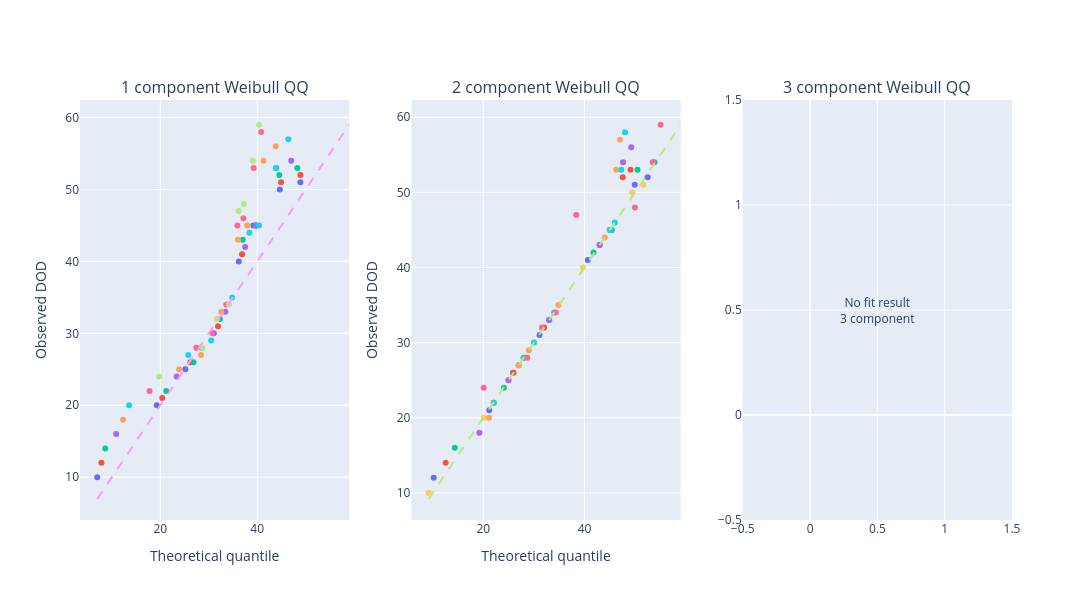

Notebook cell for this chart:
### Code cell
df_fit_results_dict = {
    1: df_fit_1,
    2: df_fit_2,
    3: df_fit_3
}

fig_qq = plot_mixture_weibull_qq_compare(
    df_fleetdata_long,
    df_fit_results_dict,
    n_components_list=(1, 2, 3)
)

fig_qq.show()

### Figure 1 — Plotly figure (JSON) as saved in the notebook; plotly's stock layout.template omitted (floating-point values rounded to 4 significant figures)
{"data": [{"legendgroup": "TP=0.01", "mode": "markers", "name": "TP=0.01", "showlegend": false, "type": "scatter", "x": [6.972, 19.27, 25.16, 31.04, 36.2, 39.21, 44.66, 48.91], "xaxis": "x", "y": [10.0, 20.0, 25.0, 30.0, 40.0, 45.0, 50.0, 51.0], "yaxis": "y"}, {"legendgroup": "TP=0.25", "mode": "markers", "name": "TP=0.25", "showlegend": false, "type": "scatter", "x": [7.852, 20.4, 26.2, 31.92, 36.88, 39.75, 44.92, 48.92], "xaxis": "x", "y": [12.0, 21.0, 26.0, 31.0, 41.0, 45.0, 51.0, 52.0], "yaxis": "y"}, {"legendgroup": "TP=0.5", "mode": "markers", "name": "TP=0.5", "showlegend": false, "type": "scatter", "x": [8.637, 21.21, 26.84, 32.31, 37.01, 39.71, 44.56, 48.28], "xaxis": "x", "y": [14.0, 22.0, 26.0, 32.0, 43.0, 45.0, 52.0, 53.0], "yaxis": "y"}, {"legendgroup": "TP=0.75", "mode": "markers", "name": "TP=0.75", "showlegend": false, "type": "scatter", "x": [10.88, 23.36, 28.54, 33.42, 37.51, 39.83, 43.93, 47.03], "xaxis": "x", "y": [16.0, 24.0, 28.0, 33.0, 42.0, 45.0, 53.0, 54.0], "yaxis": "y"}, {"legendgroup": "TP=0.9", "mode": "markers", "name": "TP=0.9", "showlegend": false, "type": "scatter", "x": [12.31, 23.88, 28.42, 32.59, 36.02, 37.95, 41.31, 43.83], "xaxis": "x", "y": [18.0, 25.0, 27.0, 33.0, 43.0, 45.0, 54.0, 56.0], "yaxis": "y"}, {"legendgroup": "TP=0.95", "mode": "markers", "name": "TP=0.95", "showlegend": false, "type": "scatter", "x": [13.55, 25.77, 30.5, 34.83, 38.39, 40.37, 43.84, 46.43], "xaxis": "x", "y": [20.0, 27.0, 29.0, 35.0, 44.0, 45.0, 53.0, 57.0], "yaxis": "y"}, {"legendgroup": "TP=0.99", "mode": "markers", "name": "TP=0.99", "showlegend": false, "type": "scatter", "x": [17.78, 27.44, 30.74, 33.62, 35.9, 37.15, 39.27, 40.82], "xaxis": "x", "y": [22.0, 28.0, 30.0, 34.0, 45.0, 46.0, 53.0, 58.0], "yaxis": "y"}, {"legendgroup": "TP=0.998", "mode": "markers", "name": "TP=0.998", "showlegend": false, "type": "scatter", "x": [19.78, 28.71, 31.66, 34.19, 36.18, 37.25, 39.07, 40.4], "xaxis": "x", "y": [24.0, 28.0, 32.0, 34.0, 47.0, 48.0, 54.0, 59.0], "yaxis": "y"}, {"line": {"dash": "dash"}, "mode": "lines", "name": "45 degree line", "showlegend": false, "type": "scatter", "x": [6.972, 59], "xaxis": "x", "y": [6.972, 59], "yaxis": "y"}, {"legendgroup": "TP=0.01", "mode": "markers", "name": "TP=0.01", "showlegend": false, "type": "scatter", "x": [9.184, 20.11, 24.9, 30.1, 39.67, 45.18, 49.43, 51.59], "xaxis": "x2", "y": [10.0, 20.0, 25.0, 30.0, 40.0, 45.0, 50.0, 51.0], "yaxis": "y2"}, {"legendgroup": "TP=0.25", "mode": "markers", "name": "TP=0.25", "showlegend": false, "type": "scatter", "x": [10.2, 21.17, 25.88, 31.11, 40.65, 45.32, 49.94, 52.48], "xaxis": "x2", "y": [12.0, 21.0, 26.0, 31.0, 41.0, 45.0, 51.0, 52.0], "yaxis": "y2"}, {"legendgroup": "TP=0.5", "mode": "markers", "name": "TP=0.5", "showlegend": false, "type": "scatter", "x": [12.56, 22.06, 25.97, 32.03, 42.99, 45.01, 47.56, 49.1], "xaxis": "x2", "y": [14.0, 22.0, 26.0, 32.0, 43.0, 45.0, 52.0, 53.0], "yaxis": "y2"}, {"legendgroup": "TP=0.75", "mode": "markers", "name": "TP=0.75", "showlegend": false, "type": "scatter", "x": [14.36, 24.08, 27.96, 33.05, 41.79, 45.37, 50.49, 53.84], "xaxis": "x2", "y": [16.0, 24.0, 28.0, 33.0, 42.0, 45.0, 53.0, 54.0], "yaxis": "y2"}, {"legendgroup": "TP=0.9", "mode": "markers", "name": "TP=0.9", "showlegend": false, "type": "scatter", "x": [19.22, 24.99, 27.0, 32.98, 43.0, 45.0, 47.62, 49.24], "xaxis": "x2", "y": [18.0, 25.0, 27.0, 33.0, 43.0, 45.0, 54.0, 56.0], "yaxis": "y2"}, {"legendgroup": "TP=0.95", "mode": "markers", "name": "TP=0.95", "showlegend": false, "type": "scatter", "x": [21.12, 26.99, 29.0, 34.85, 44.0, 45.0, 46.26, 47.02], "xaxis": "x2", "y": [20.0, 27.0, 29.0, 35.0, 44.0, 45.0, 53.0, 57.0], "yaxis": "y2"}, {"legendgroup": "TP=0.99", "mode": "markers", "name": "TP=0.99", "showlegend": false, "type": "scatter", "x": [22.11, 28.0, 30.0, 33.99, 45.0, 46.0, 47.26, 48.01], "xaxis": "x2", "y": [22.0, 28.0, 30.0, 34.0, 45.0, 46.0, 53.0, 58.0], "yaxis": "y2"}, {"legendgroup": "TP=0.998", "mode": "markers", "name": "TP=0.998", "showlegend": false, "type": "scatter", "x": [20.08, 28.69, 31.59, 34.33, 38.36, 49.97, 53.47, 55.04], "xaxis": "x2", "y": [24.0, 28.0, 32.0, 34.0, 47.0, 48.0, 54.0, 59.0], "yaxis": "y2"}, {"line": {"dash": "dash"}, "mode": "lines", "name": "45 degree line", "showlegend": false, "type": "scatter", "x": [9.184, 59], "xaxis": "x2", "y": [9.184, 59], "yaxis": "y2"}], "layout": {"annotations": [{"font": {"size": 16}, "showarrow": false, "text": "1 component Weibull QQ", "x": 0.1444, "xanchor": "center", "xref": "paper", "y": 1, "yanchor": "bottom", "yref": "paper"}, {"font": {"size": 16}, "showarrow": false, "text": "2 component Weibull QQ", "x": 0.5, "xanchor": "center", "xref": "paper", "y": 1, "yanchor": "bottom", "yref": "paper"}, {"font": {"size": 16}, "showarrow": false, "text": "3 component Weibull QQ", "x": 0.8556, "xanchor": "center", "xref": "paper", "y": 1, "yanchor": "bottom", "yref": "paper"}, {"showarrow": false, "text": "No fit result<br>3 component", "x": 0.5, "xref": "x3", "y": 0.5, "yref": "y3"}], "height": 600, "legend": {"title": {"text": "Throughput Percentile"}}, "width": 1800, "xaxis": {"anchor": "y", "domain": [0, 0.2889], "title": {"text": "Theoretical quantile"}}, "xaxis2": {"anchor": "y2", "domain": [0.3556, 0.6444], "title": {"text": "Theoretical quantile"}}, "xaxis3": {"anchor": "y3", "domain": [0.7111, 1]}, "yaxis": {"anchor": "x", "domain": [0, 1], "title": {"text": "Observed DOD"}}, "yaxis2": {"anchor": "x2", "domain": [0, 1], "title": {"text": "Observed DOD"}}, "yaxis3": {"anchor": "x3", "domain": [0, 1]}}}
